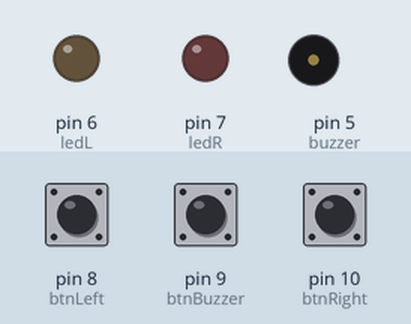
Recording of a sketch running on a simulated Arduino Uno, built with avr-gcc and run on an emulated ATmega328P. Shown: output pins drawn as LEDs (lit = HIGH), buzzer (waves = sounding, pin HIGH). Dashed ring = blinking. Inputs (shaded band) come from the test bench; at power-on: pin 8 (btnLeft) LOW, pin 9 (btnBuzzer) LOW, pin 10 (btnRight) LOW.

Above: at 1.2 s.
1.3 s: pin 8 (btnLeft) pulled HIGH for 0.25 s
At 1.55 s:
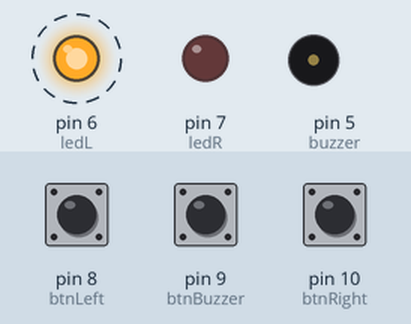
4.5 s: pin 9 (btnBuzzer) pulled HIGH for 1 s
At 5.15 s:
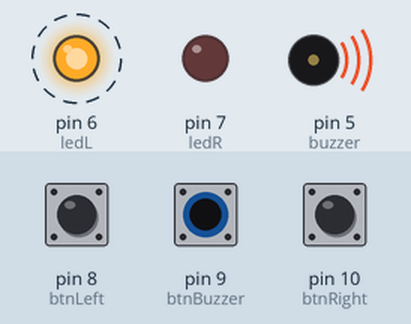
7.5 s: pin 10 (btnRight) pulled HIGH for 1 s
At 8.15 s:
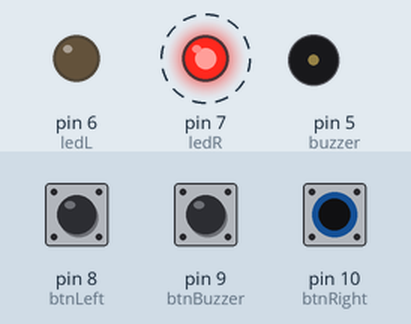
11.3 s: pin 9 (btnBuzzer) pulled HIGH for 3.2 s
At 11.75 s:
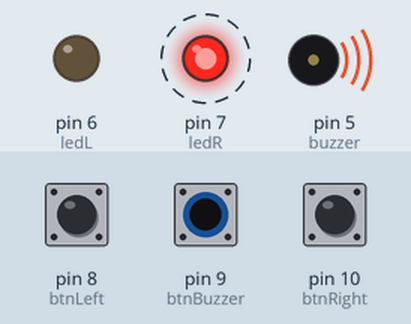
16.0 s: pin 8 (btnLeft) pulled HIGH for 1 s
At 16.55 s:
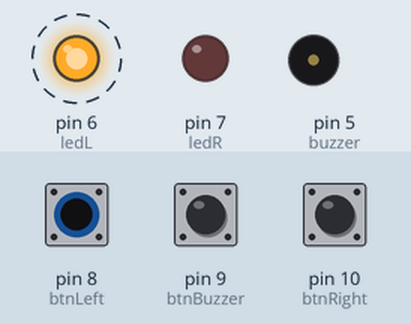
19.1 s: pin 10 (btnRight) pulled HIGH for 3.2 s
At 19.55 s:
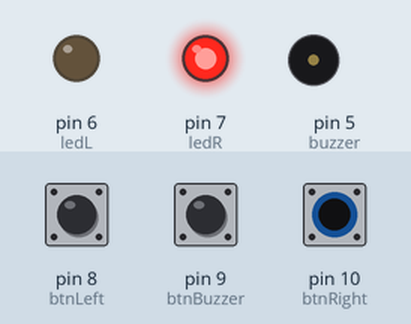
Timing chart, 0 to 24.8 s (numbered marks = the images above; inputs shaded):
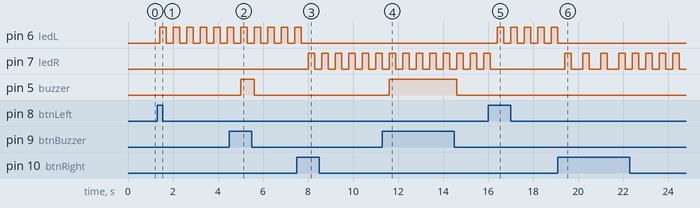

The sketch:

Setas_de_dire__o_de_um_ve_culo_desafio.ino
```cpp
#define btnLeft 8
#define btnRight 10
#define btnBuzzer 9
#define ledL 6
#define ledR 7
#define buzzer 5

int controle = 1;
int l = 0, r = 0;

void setup()
{
  pinMode(ledL, OUTPUT);
  pinMode(ledR, OUTPUT);
  pinMode(buzzer, OUTPUT);
  pinMode(btnLeft, INPUT);
  pinMode(btnRight, INPUT);
  pinMode(btnBuzzer, INPUT);

  digitalWrite(ledR, 0);
  digitalWrite(ledL, 0);
  digitalWrite(buzzer, 0);
}

void piscar(int c){
  digitalWrite(c, 1);
  delay(300);
  digitalWrite(c, 0);
  delay(300);
}

void loop()
{
  if(digitalRead(btnLeft)==1&&l==0){
    l = 1;
    r = 0;
  }
  if(digitalRead(btnRight)==1 && r==0){
    r = 1;
    l = 0;
  }
  if(digitalRead(btnBuzzer)==1){
    digitalWrite(buzzer, 1);
  }else{
    digitalWrite(buzzer, 0);
  }

  while(l||r){
    if(l){
      piscar(ledL);
      if(digitalRead(btnLeft)==1){
    	l = 0;
    	r = 0;
  	  }
      if(digitalRead(btnRight)==1){
    	l = 0;
    	r = 1;
  	  }
    }
    if(r){
      piscar(ledR);
      if(digitalRead(btnRight)==1){
    	l = 0;
    	r = 0;
  	  }
      if(digitalRead(btnLeft)==1){
    	l = 1;
    	r = 0;
  	  }
    }
    if(digitalRead(btnBuzzer)==1){
      digitalWrite(buzzer, 1);
    }else{
      digitalWrite(buzzer, 0);
    }
  }
  delay(200);


}
```

Measured:
- after the input at 1.3 s, pin 6 (ledL): alternates HIGH for 0.30 s and LOW for 0.30 s, starting after 0.10 s
- after the input at 4.5 s, pin 5 (buzzer): LOW → HIGH after 0.50 s, → LOW 0.60 s later
- after the input at 7.5 s, pin 6 (ledL): goes on until 7.7 s, then stays LOW; pin 7 (ledR): alternates HIGH for 0.30 s and LOW for 0.30 s, starting after 0.50 s
- after the input at 11.3 s, pin 5 (buzzer): LOW → HIGH after 0.30 s, → LOW 3.0 s later
- after the input at 16.0 s, pin 6 (ledL): alternates HIGH for 0.30 s and LOW for 0.30 s, starting after 0.40 s; pin 7 (ledR): goes on until 16.1 s, then stays LOW
- after the input at 19.1 s, pin 6 (ledL): goes on until 19.1 s, then stays LOW; pin 7 (ledR): goes 3 × (HIGH 0.30 s, LOW 0.50 s), 4 × (HIGH 0.30 s, LOW 0.30 s), HIGH 0.30 s, then LOW, starting after 0.30 s
